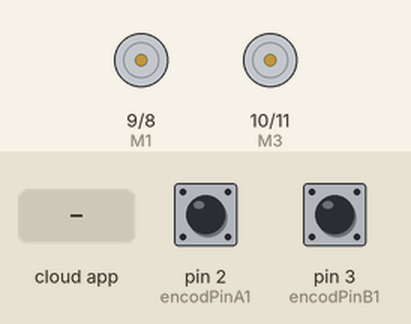
Recording of a sketch running on a simulated Arduino Uno, built with avr-gcc and run on an emulated ATmega328P. Shown: motor-driver pin pairs drawn as motors (green arrow = first pin HIGH = forward, orange = second pin HIGH = backward, longer = more drive). The test bench sets the inputs (shaded band); at power-on: pin 2 (encodPinA1) HIGH, pin 3 (encodPinB1) HIGH. The ROS host is connected and sends only what is stated; what the sketch prints to the serial monitor is not drawn.

Above: at 1.2 s.
1.3 s: the phone or cloud app sets angular.z to -100
At 3.5 s:
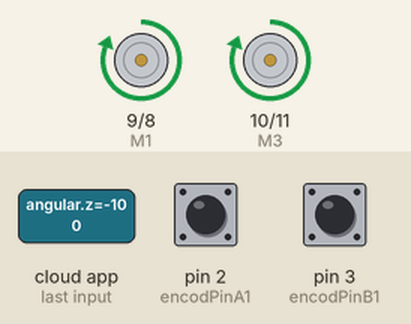
4.3 s: the phone or cloud app sets linear.x to -100
At 4.9 s:
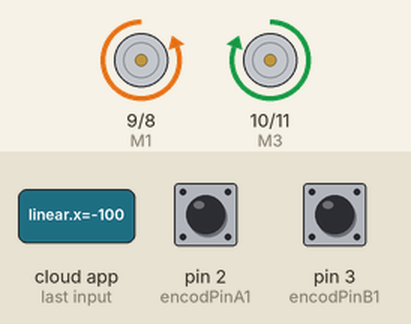
5.8 s: the phone or cloud app sets linear.x to 100
At 7.0 s:
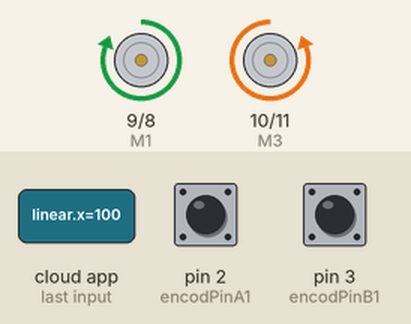
7.3 s: the phone or cloud app sets linear.x to 0
At 8.3 s:
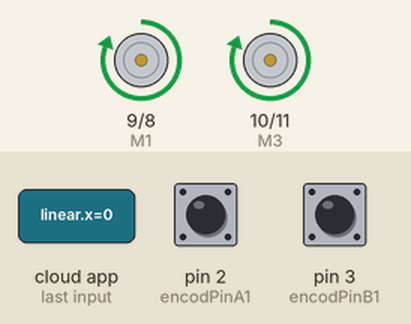
8.8 s: the phone or cloud app sets angular.z to 100
At 9.5 s:
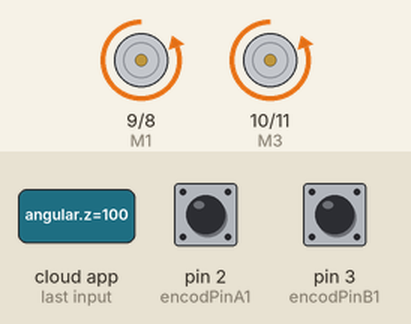
10.3 s: the phone or cloud app sets angular.z to 0
At 10.6 s:
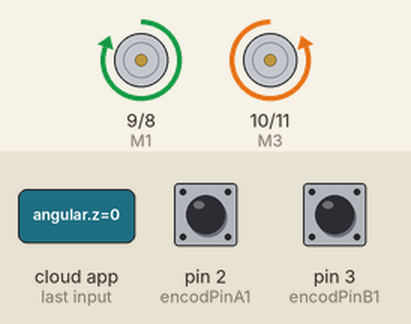
Timing chart, 0 to 12.8 s (numbered marks = the images above; inputs shaded):
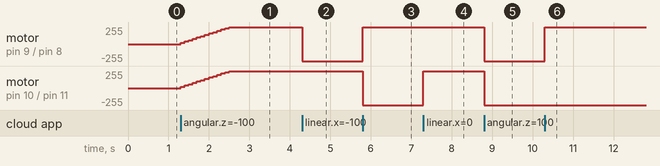

The sketch:

code.ino
```cpp
#include <PID_v1.h>
#include <ros.h>
#include <std_msgs/String.h>
#include <geometry_msgs/Twist.h>
#include <nav_msgs/Odometry.h>
#include <ros/time.h>
#define encodPinA1      2                       // Quadrature encoder A pin
#define encodPinB1      3                       // Quadrature encoder B pin
#define M1              9                       // PWM outputs to L298N H-Bridge motor driver module
#define M2              8
#define M3              10                       // PWM outputs to L298N H-Bridge motor driver module
#define M4              11

#define LOOPTIME        100

double kpL = 0 , kiL = 200000 , kdL = 0;             // modify for optimal performance
double inputL = 0, outputL = 0, setpointL = 0;
double kpR = 0, kiR = 200000, kdR = 0;             // modify for optimal performance
double inputR = 0, outputR = 0, setpointR = 0;
long temp;
volatile long encoderPosL = 0, encoderPosR = 0;
double v_L, v_R;
unsigned long lastMilli = 0;
PID myPIDL(&inputL, &outputL, &setpointL, kpL, kiL, kdL, DIRECT);  // if motor will only run at full speed try 'REVERSE' instead of 'DIRECT'
PID myPIDR(&inputR, &outputR, &setpointR, kpR, kiR, kdR, DIRECT);
int distancefr=0, distanceleft=0, distanceright=0, durationfr=0, durationleft=0, durationright=0;
void encoderL();
void encoderR();

const byte noCommLoopMax = 10;                //number of main loops the robot will execute without communication before stopping
unsigned int noCommLoops = 0;

const float diameter = 0.065;                   //Wheel radius, in m
const float wheelbase = 0.20;               //Wheelbase, in m

float speed_req = 0;                         //Desired linear speed for the robot, in m/s
float angular_speed_req = 0;                 //Desired angular speed for the robot, in rad/s

float speed_req_left = 0;                    //Desired speed for left wheel in m/s                //Actual speed for left wheel in m/s
//float speed_cmd_left = 0;                    //Command speed for left wheel in m/s

float speed_req_right = 0;                   //Desired speed for right wheel in m/s


ros::NodeHandle nh;
//function that will be called when receiving command from host
void handle_cmd (const geometry_msgs::Twist& cmd_vel) {                                                //Reset the counter for number of main loops without communication
  speed_req = cmd_vel.linear.x;                                     //Extract the commanded linear speed from the message

  angular_speed_req = cmd_vel.angular.z;                            //Extract the commanded angular speed from the message

 speed_req_left = speed_req - angular_speed_req * (wheelbase / 2); //Calculate the required speed for the left motor to comply with commanded linear and angular speeds
 speed_req_right = speed_req + angular_speed_req * (wheelbase / 2); //Calculate the required speed for the right motor to comply with commanded linear and angular speeds
}

ros::Subscriber<geometry_msgs::Twist> cmd_vel("cmd_vel", handle_cmd);   //create a subscriber to ROS topic for velocity commands (will execute "handle_cmd" function when receiving data)
nav_msgs::Odometry odom;
ros::Publisher odom_pub("odom", &odom);
void setup() {
    Serial.begin(57600);
    pinMode(encodPinA1, INPUT_PULLUP);                  // quadrature encoder input A
    pinMode(encodPinB1, INPUT_PULLUP);
    pinMode(M1, OUTPUT);
    pinMode(M2, OUTPUT);
    pinMode(M3, OUTPUT);
    pinMode(M4, OUTPUT); // quadrature encoder input A
    attachInterrupt(0, encoderL, FALLING);
    attachInterrupt(1, encoderR, FALLING); // update encoder position v
    nh.initNode();                            //init ROS node
    nh.getHardware()->setBaud(57600);         //set baud for ROS serial communication
    nh.subscribe(cmd_vel);                    //suscribe to ROS topic for velocity commands
    myPIDL.SetMode(AUTOMATIC);
    myPIDL.SetSampleTime(1);
    myPIDL.SetOutputLimits(0, 255);
    myPIDR.SetMode(AUTOMATIC);
    myPIDR.SetSampleTime(1);
    myPIDR.SetOutputLimits(0, 255);
}

void loop() {
  nh.spinOnce();
  if ((millis() - lastMilli) >= LOOPTIME)
  {
    lastMilli = millis();
    if (speed_req_left < 0) {
      setpointL =-speed_req_left;
       inputL = (encoderPosL / 850.00) * 10 * 3.14 * diameter;
      encoderPosL = 0;
      myPIDL.Compute();
      analogWrite(M1, 255-outputL);                           // drive motor CW
      digitalWrite(M2, HIGH);
    }
    if (speed_req_left >= 0) {
      setpointL = (speed_req_left);
      inputL = (encoderPosL / 850.00) * 10 * 3.14 * diameter ;
       encoderPosL = 0;
      myPIDL.Compute();
      analogWrite(M1, outputL);                             // drive motor CW
      digitalWrite(M2, LOW);
    }
    if (speed_req_right < 0) {
      setpointR =-speed_req_right;
      inputR = (encoderPosR / 850.00) * 10 * 3.14 * diameter;
       encoderPosR = 0;
      myPIDR.Compute();
       analogWrite(M3, outputR);                           // drive motor CW
      digitalWrite(M4, LOW);
    }

    if (speed_req_right >= 0) {
      setpointR = (speed_req_right);
      inputR = (encoderPosR / 850.00) * 10 * 3.14 * diameter;
       encoderPosR = 0;
      myPIDR.Compute();
      analogWrite(M3, 255-outputR);                             // drive motor CW
      Serial.println(inputR);
      digitalWrite(M4, HIGH);
    }
  }

}
void encoderL()  {                                     // pulse and direction, direct port reading to save cycles
  if (digitalRead(encodPinA1) == LOW )  encoderPosL++;

}
void encoderR()  {                                     // pulse and direction, direct port reading to save cycles
  if (digitalRead(encodPinB1) == LOW )  encoderPosR++;          // if(digitalRead(encodPinB1)==HIGH)   count ++;            // if(digitalRead(encodPinB1)==LOW)   count --;
}
```

Measured:
- after the input at 1.3 s, motor on pin 9 (M1) / pin 8 (M2), motor on pin 10 (M3) / pin 11 (M4): moves from stopped to forward 255/255 over 1.2 s, starting at once
- after the input at 4.3 s, motor on pin 9 (M1) / pin 8 (M2): forward 255/255 → backward 255/255 at once
- after the input at 5.8 s, motor on pin 9 (M1) / pin 8 (M2): backward 255/255 → forward 255/255 at once; motor on pin 10 (M3) / pin 11 (M4): forward 255/255 → backward 255/255 at once
- after the input at 7.3 s, motor on pin 10 (M3) / pin 11 (M4): backward 255/255 → forward 255/255 at once
- after the input at 8.8 s, motor on pin 9 (M1) / pin 8 (M2), motor on pin 10 (M3) / pin 11 (M4): forward 255/255 → backward 255/255 at once
- after the input at 10.3 s, motor on pin 9 (M1) / pin 8 (M2): backward 255/255 → forward 255/255 at once
